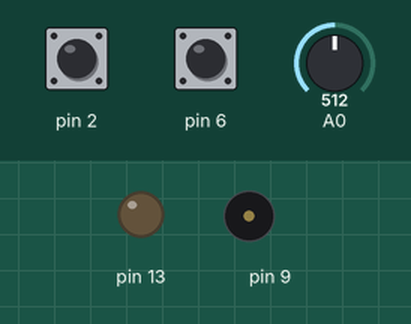
This sketch was run on a simulated Arduino Uno, built with avr-gcc and run on an emulated ATmega328P. On the bench: output pins drawn as LEDs (lit = HIGH), buzzer (waves = sounding). Dashed ring = blinking. The test bench sets the inputs (shaded band); at power-on: pin 2 HIGH, pin 6 HIGH, A0 = 512.

Above: at 1.8 s.
1.9 s: pin 2 pulled LOW for 0.15 s
At 2.6 s:
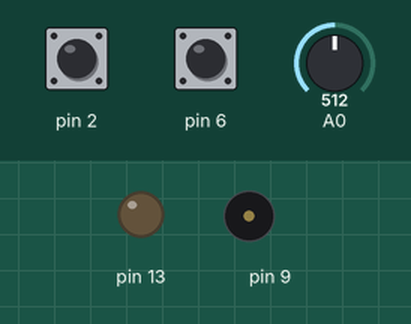
3.6 s: pin 6 pulled LOW for 1 s
At 3.71 s:
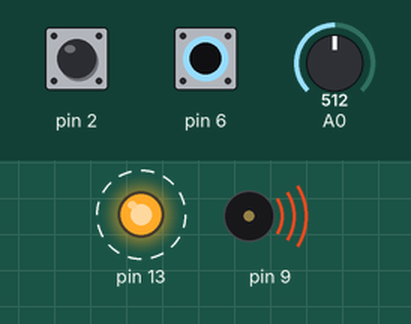
6.6 s: pin 6 pulled LOW for 3.2 s
At 11.0 s:
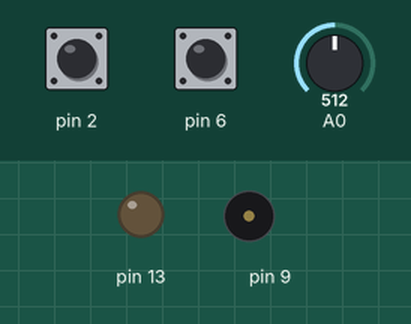
11.3 s: pin 2 pulled LOW for 3.2 s
At 15.2 s:
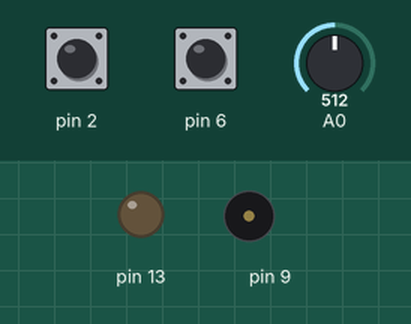
Timing chart, 0 to 16.7 s (numbered marks = the images above; inputs shaded):
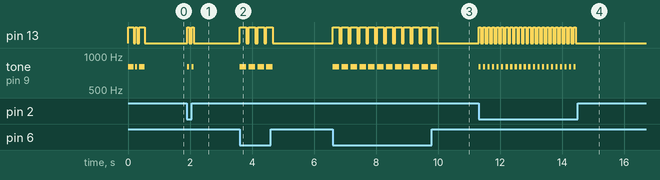

The sketch:

capacitiveKeyer.ino
```cpp
#include <CapacitiveSensor.h>

/*
 * Arudino-based CW keyer for capacitive touch sensor paddles
 * David Prentiss KC3FOH 2015
 *
 * Thanks to Paul Badger for the Capacitive Sensing Librabry
 * <http://http://playground.arduino.cc/Main/CapacitiveSensor>
 *
 * This program is free software: you can redistribute it and/or modify
 * it under the terms of the GNU General Public License as published by
 * the Free Software Foundation, either version 3 of the License, or
 * (at your option) any later version.

 * This program is distributed in the hope that it will be useful,
 * but WITHOUT ANY WARRANTY; without even the implied warranty of
 * MERCHANTABILITY or FITNESS FOR A PARTICULAR PURPOSE.  See the
 * GNU General Public License for more details.

 * You should have received a copy of the GNU General Public License
 * along with this program.  If not, see <http://www.gnu.org/licenses/>.
 */


CapacitiveSensor   cs_4_2 = CapacitiveSensor(4,2);
CapacitiveSensor   cs_4_6 = CapacitiveSensor(4,6);

long threshold = 300;
int WPM = 20;

long dit = 1200 / WPM;
long dah = 3 * dit;
long pitch = 800;

void sendDit() {
  digitalWrite(13, HIGH);
  tone(9, pitch, dit);
  delay(dit);
  digitalWrite(13, LOW);
  delay(dit);
}

void sendDah() {
  digitalWrite(13, HIGH);
  tone(9, pitch, dah);
  delay(dah);
  digitalWrite(13, LOW);
  delay(dit);
}

void setup()
{
   pinMode(13, OUTPUT);
   pinMode(9, OUTPUT);
   Serial.begin(9600);
   sendDah();
   sendDit();
   sendDah();
}

void loop()
{
    long total1 =  cs_4_2.capacitiveSensor(30);
    long total2 =  cs_4_6.capacitiveSensor(30);
    WPM = 5 + int(25 * float(analogRead(A0))/1024);
    dit = 1200 / WPM;
    dah = 3 * dit;


    while(total1 > threshold) {
      while (total2 > threshold && total1 > threshold) {
        sendDah();
        total2 = cs_4_6.capacitiveSensor(30);
        total1 = cs_4_2.capacitiveSensor(30);
      }
      if(total1 > threshold) {
        sendDit();
      }
      total1 = cs_4_2.capacitiveSensor(30);
      total2 = cs_4_6.capacitiveSensor(30);
    }
    //digitalWrite(13, LOW);

    while(total2 > threshold) {
      while (total2 > threshold && total1 > threshold) {
        sendDit();
        total2 = cs_4_6.capacitiveSensor(30);
        total1 = cs_4_2.capacitiveSensor(30);
      }
      if (total2 > threshold) {
        sendDah();
      }
      total2 = cs_4_6.capacitiveSensor(30);
      total1 = cs_4_2.capacitiveSensor(30);
    }
    //digitalWrite(13, LOW);
}
```

Measured:
- after the input at 1.9 s, pin 13: alternates HIGH for 0.07 s and LOW for 0.08 s, 4 changes in all, then stays LOW, starting at once; tone on pin 9: alternates 800 Hz for 0.07 s and silent for 0.08 s, 4 changes in all, then stays silent, starting at once
- after the input at 3.6 s, pin 13: alternates HIGH for 0.21 s and LOW for 0.08 s, 8 changes in all, then stays LOW, starting at once; tone on pin 9: alternates 800 Hz for 0.21 s and silent for 0.08 s, 8 changes in all, then stays silent, starting at once
- after the input at 6.6 s, pin 13: alternates HIGH for 0.21 s and LOW for 0.08 s, 24 changes in all, then stays LOW, starting at once; tone on pin 9: alternates 800 Hz for 0.21 s and silent for 0.08 s, 24 changes in all, then stays silent, starting at once
- after the input at 11.3 s, pin 13: alternates HIGH for 0.07 s and LOW for 0.08 s, 44 changes in all, then stays LOW, starting at once; tone on pin 9: alternates 800 Hz for 0.07 s and silent for 0.08 s, 44 changes in all, then stays silent, starting at once
